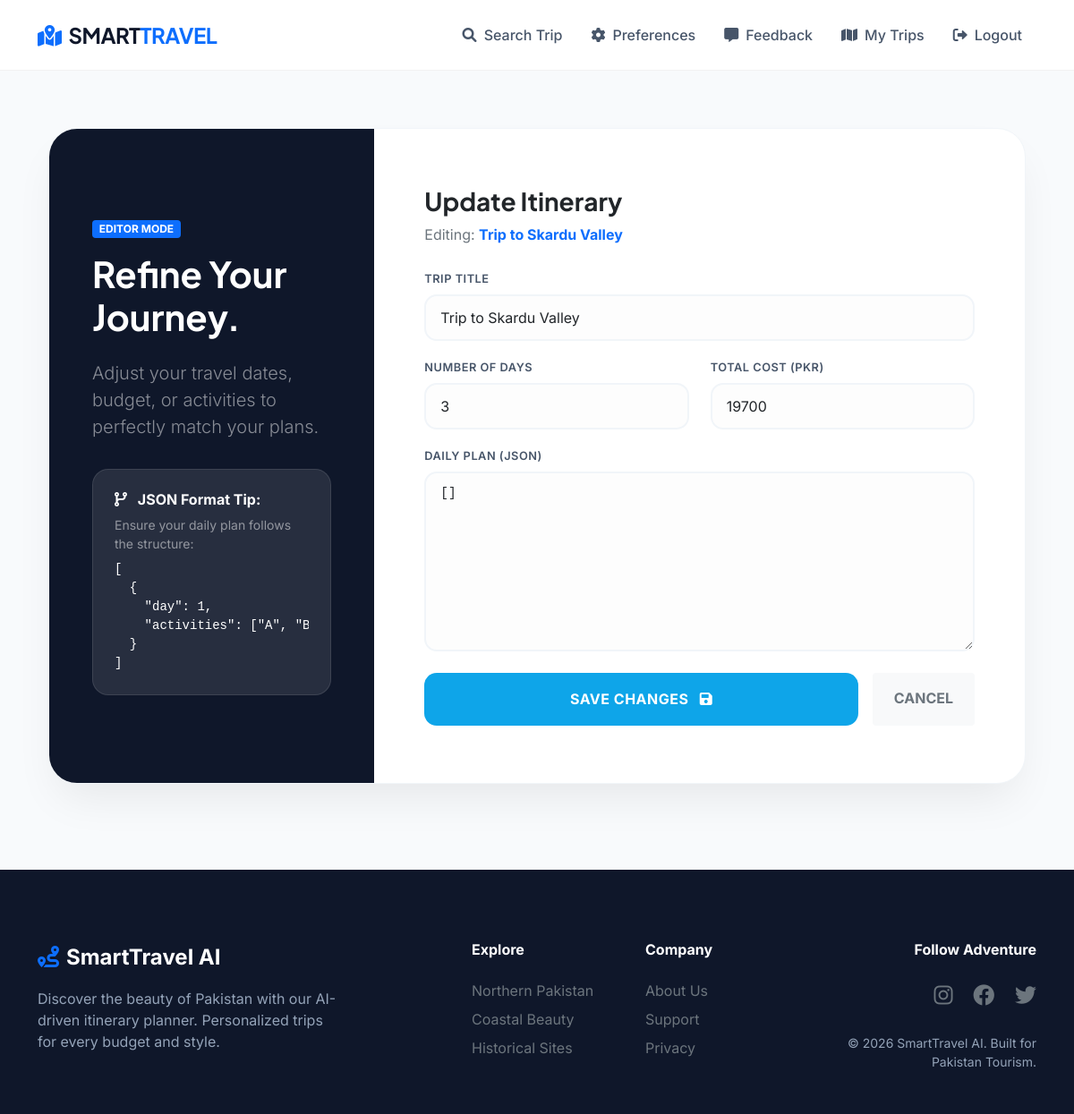
Screenshot of /itinerary/update/7/ (signed in) with the database file from the repository.
### myapp/models.py (models this page shows, shortened)
class SavedItinerary(models.Model):
    STATUS_CHOICES = [
        ('planned', 'Planned'),
        ('ongoing', 'Ongoing'),
        ('completed', 'Completed'),
        ('cancelled', 'Cancelled'),
    ]
    user = models.ForeignKey(User, on_delete=models.CASCADE, related_name='saved_itineraries')
    destination = models.ForeignKey(Destination, on_delete=models.CASCADE)
    title = models.CharField(max_length=200, help_text="Custom name for this trip")
    days = models.PositiveIntegerField(default=3)
    itinerary_data = models.JSONField(default=dict, blank=True,
                                     help_text="Day-by-day itinerary details")
    total_estimated_cost = models.PositiveIntegerField(help_text="Total cost in PKR")
    travel_style = models.CharField(max_length=50, null=True, blank=True)
    start_date = models.DateField(null=True, blank=True)
    status = models.CharField(max_length=20, choices=STATUS_CHOICES, default='planned')
    created_at = models.DateTimeField(auto_now_add=True)
    updated_at = models.DateTimeField(auto_now=True)
    class Meta:
        ordering = ['-created_at']
        verbose_name = "Saved Itinerary"
        verbose_name_plural = "Saved Itineraries"

### myapp/views.py (the view, shortened to what this page needs)
# urls.py: path('itinerary/update/<int:itinerary_id>/', views.update_itinerary, name='update_itinerary'),
@login_required
def update_itinerary(request, itinerary_id):
    itinerary = get_object_or_404(SavedItinerary, id=itinerary_id, user=request.user)
    context = {
        'itinerary': itinerary,
        'destination': itinerary.destination,
        'daily_plan': json.dumps(itinerary.itinerary_data.get('daily_plan', [])),
    }
    return render(request, 'update_itinerary.html', context)

### templates/update_itinerary.html (shortened to what this page needs)
{% extends 'base.html' %}
{% block content %}
<div class="container mb-5">
    <div class="row auth-card g-0">
        <div class="col-lg-4 auth-info-pane d-none d-lg-flex">
            <div class="position-relative z-index-1">
                <span class="badge bg-primary mb-3">EDITOR MODE</span>
                <h2 class="display-6 fw-bold mb-4">Refine Your Journey.</h2>
                <p class="lead text-white-50">Adjust your travel dates, budget, or activities to perfectly match your plans.</p>
                <div class="tip-box">
                    <h6 class="text-white fw-bold mb-2"><i class="fas fa-code-branch me-2"></i> JSON Format Tip:</h6>
                    <p class="small text-white-50 mb-0">Ensure your daily plan follows the structure:</p>
                    <pre class="mt-2 mb-0"><code>[
  {
    "day": 1,
    "activities": ["A", "B"]
  }
]</code></pre>
                </div>
            </div>
        </div>
        <div class="col-lg-8 auth-form-pane">
            <div class="mb-4">
                <h3 class="fw-bold text-dark">Update Itinerary</h3>
                <p class="text-muted">Editing: <span class="text-primary fw-bold">{{ itinerary.title }}</span></p>
            </div>
            <form method="POST">
                <div class="row">
                    <div class="col-md-12 mb-3">
                        <label for="title" class="form-label">Trip Title</label>
                        <input type="text" id="title" name="title" class="form-control"
                               value="{{ itinerary.title }}" placeholder="e.g. Summer in Skardu" required>
                    </div>
                    <div class="col-md-6 mb-3">
                        <label for="days" class="form-label">Number of Days</label>
                        <input type="number" id="days" name="days" class="form-control"
                               value="{{ itinerary.days }}" min="1" required>
                    </div>
                    <div class="col-md-6 mb-3">
                        <label for="total_cost" class="form-label">Total Cost (PKR)</label>
                        <input type="number" id="total_cost" name="total_cost" class="form-control"
                               value="{{ itinerary.total_estimated_cost }}" min="0" required>
                    </div>
                    <div class="col-md-12 mb-4">
                        <label for="daily_plan" class="form-label">Daily Plan (JSON)</label>
                        <textarea id="daily_plan" name="daily_plan" rows="8"
                                  class="form-control font-monospace" style="font-size: 0.9rem;">{{ daily_plan }}</textarea>
                    </div>
                </div>
                <div class="d-flex gap-3">
                    <button type="submit" class="btn btn-update flex-grow-1">
                        SAVE CHANGES <i class="fas fa-save ms-2"></i>
                    </button>
                    <a href="{% url 'my_trips' %}" class="btn btn-light border-0 py-3 px-4 rounded-4 fw-bold text-muted">
                        CANCEL
                    </a>
                </div>
            </form>
        </div>
    </div>
</div>
{% endblock content %}

### templates/base.html (style rules this page uses)
:root { --primary-travel: #0ea5e9; --dark-navy: #0f172a; --accent-green: #10b981; --bg-body: #f8fafc; --card-shadow: 0 10px 25px -5px rgba(0, 0, 0, 0.1), 0 8px 10px -6px rgba(0, 0, 0, 0.1); }
body { font-family: 'Inter', sans-serif; background-color: var(--bg-body); color: var(--dark-navy); min-height: 100vh; display: flex; flex-direction: column; }
h1, h2, h3, .navbar-brand { font-family: 'Plus Jakarta Sans', sans-serif; font-weight: 700; }

### templates/update_itinerary.html (style rules this page uses)
.auth-card { background: white; border-radius: 32px; box-shadow: 0 25px 50px -12px rgba(0, 0, 0, 0.08); overflow: hidden; border: 1px solid #f1f5f9; margin-top: 1rem; }
.auth-info-pane { background: var(--dark-navy); color: white; padding: 4rem 3rem; display: flex; flex-direction: column; justify-content: center; position: relative; }
.auth-info-pane::before { content: ""; position: absolute; top: 0; left: 0; width: 100%; height: 100%; background-image: url('https://www.transparenttextures.com/patterns/world-map.png'); opacity: 0.1; pointer-events: none; }
.auth-form-pane { padding: 4rem 3.5rem; }
.form-label { font-weight: 600; font-size: 0.8rem; color: #475569; margin-bottom: 0.5rem; text-transform: uppercase; letter-spacing: 0.5px; }
.form-control { border: 2px solid #f1f5f9; border-radius: 14px; padding: 0.75rem 1rem; transition: all 0.3s; background: #fdfdfd; }
.btn-update { background: var(--primary-travel); color: white; border: none; padding: 1.1rem; border-radius: 14px; font-weight: 700; transition: all 0.3s; letter-spacing: 0.5px; }
.tip-box { background: rgba(255, 255, 255, 0.1); border-radius: 18px; padding: 1.5rem; margin-top: 2rem; border: 1px solid rgba(255, 255, 255, 0.1); }
code { color: #7dd3fc; font-size: 0.85rem; }

### rows the page displays
SavedItinerary: title "Trip to Skardu Valley", days "3", total_cost "19700"
